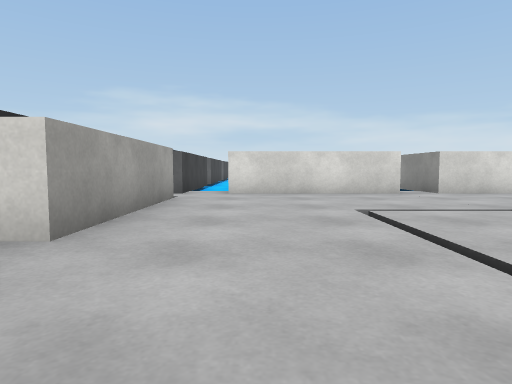
View 1 (above)

24 first-person views from a walk through a scene from a Unity 3-D project. The camera is 0.58 m above the floor, tilts 4° down and sees 75° across. The floor is counted in squares, 1 m on a side. Each view is taken from the middle of a square. On the plan, view 1 faces up. The plan holds only what a view shows up to about 9 squares ahead; the rest is blank. The place goes on beyond the plan. Surface patterns are stand-ins for the level's own textures.

View 2
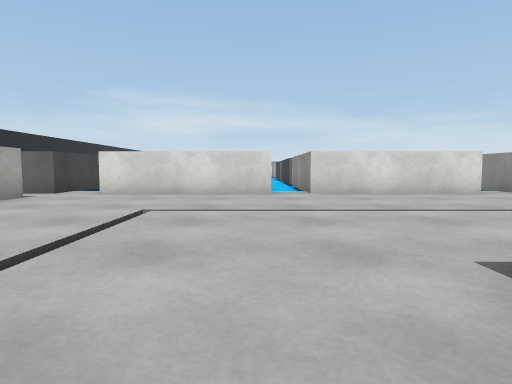

View 3
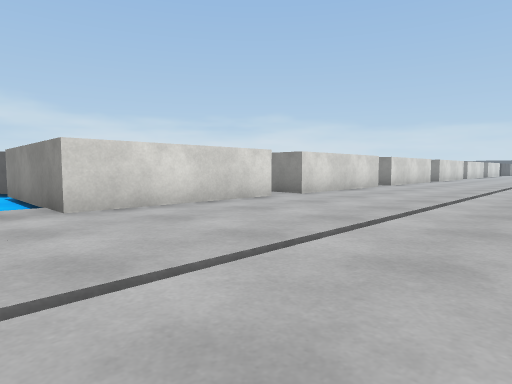

View 4
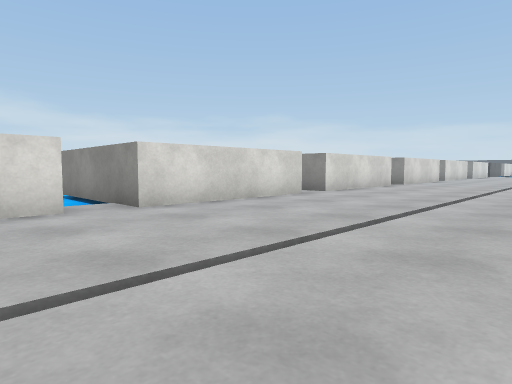

View 5
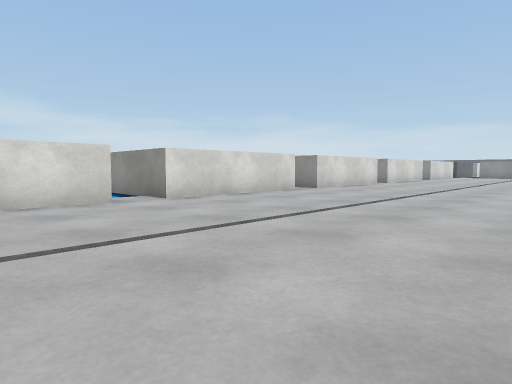

View 6
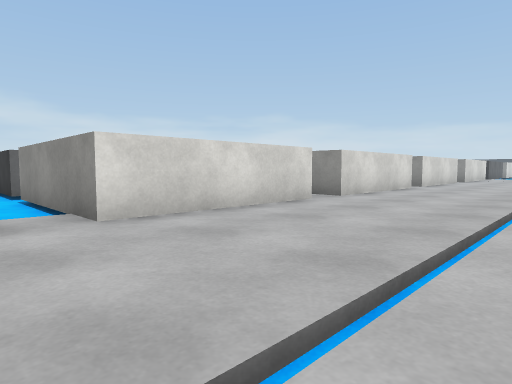

View 7
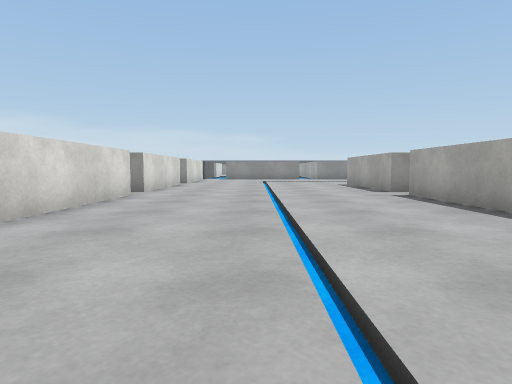

View 8
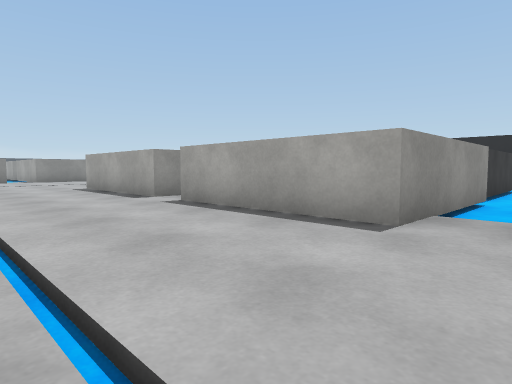

View 9
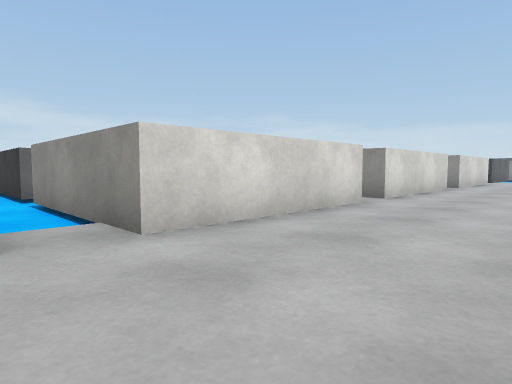

View 10
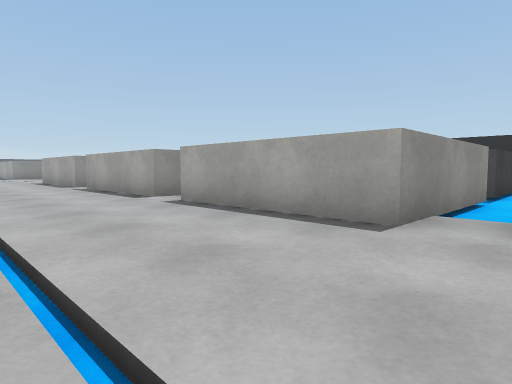

View 11
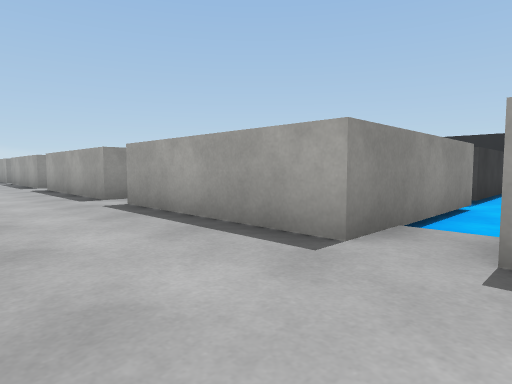

View 12
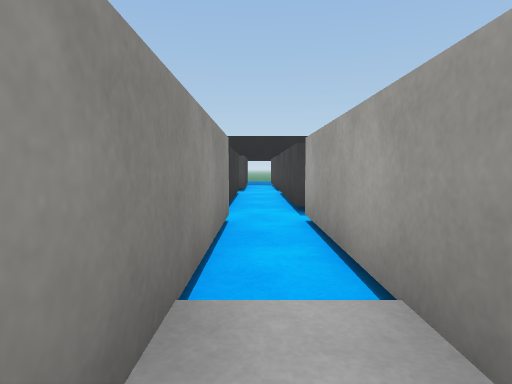

View 13
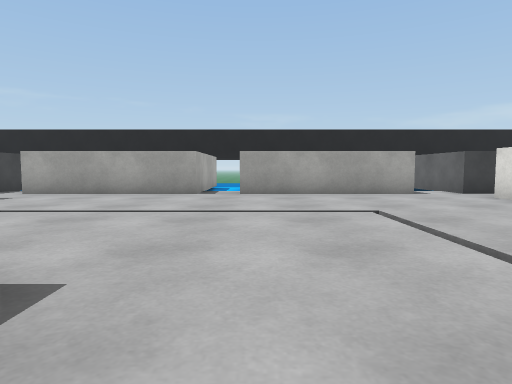

View 14
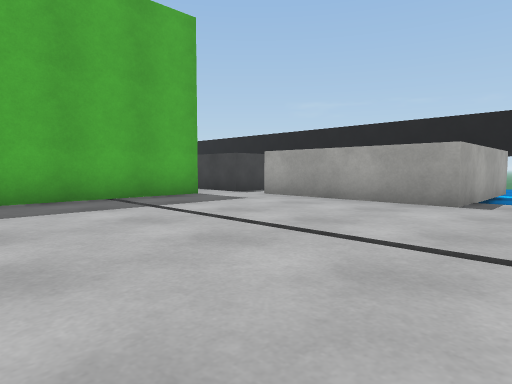

View 15
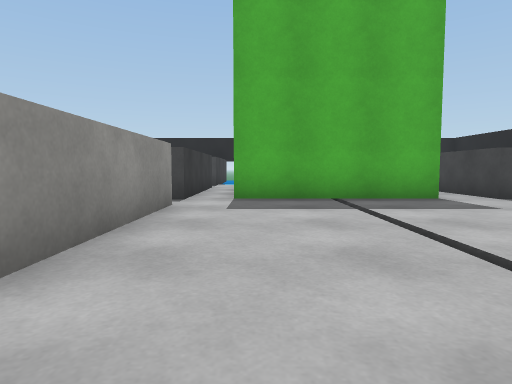

View 16
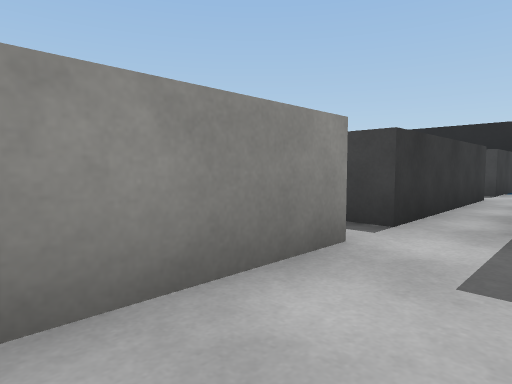

View 17
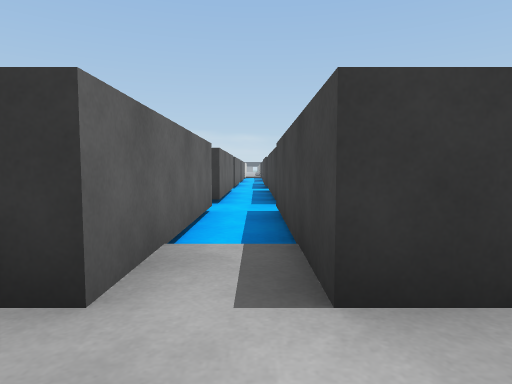

View 18
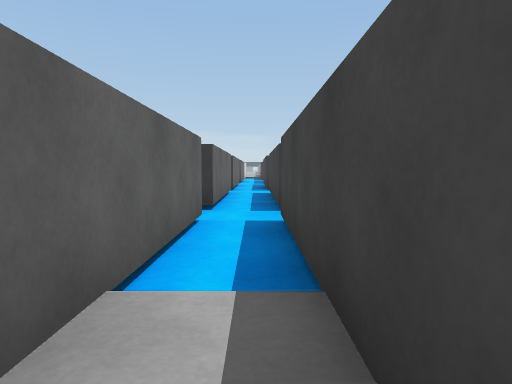

View 19
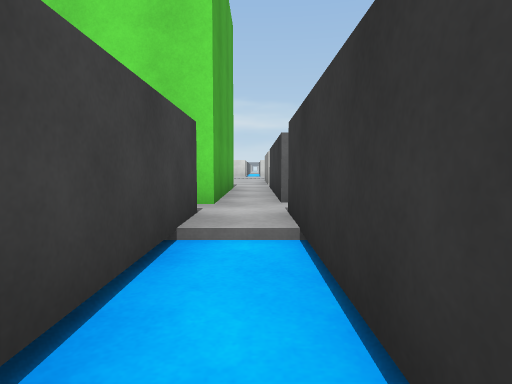

View 20
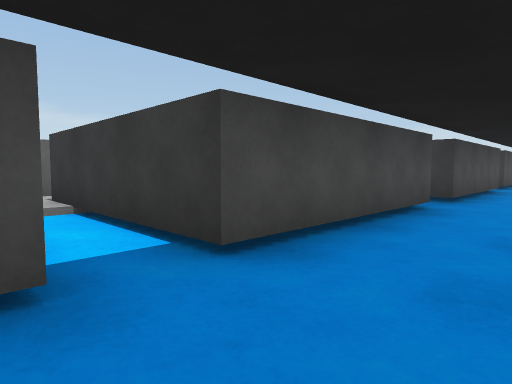

View 21
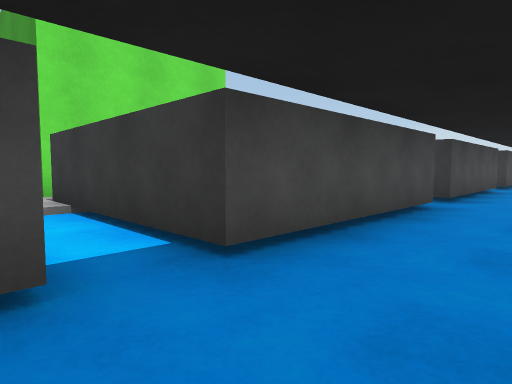

View 22
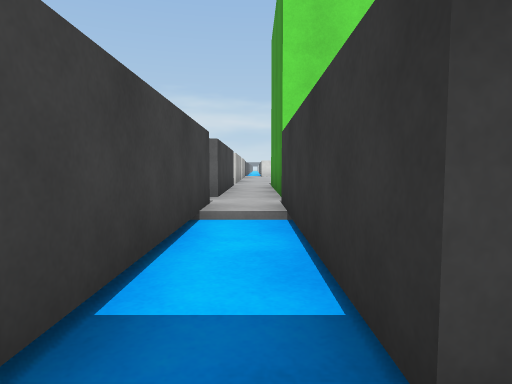

View 23
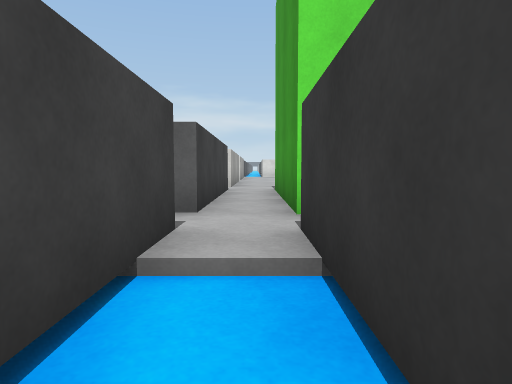

View 24
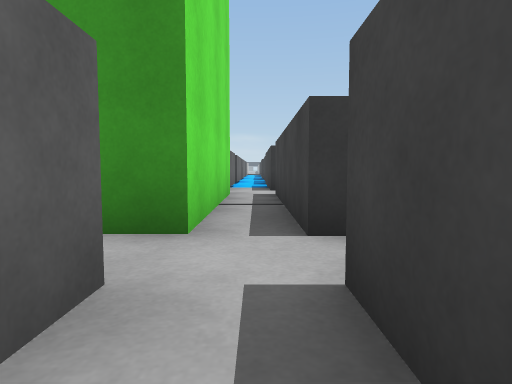

### Floor plan
Points are (right, up) in squares from view 1. A wall is a line through its corners. A room is listed if a view was taken in it or the views show most of it. See-through windows are left out.
Room 1 (views 1, 2, 3, 4, 5, 6, 7, 8, 9, 10, 11, 12, 13, 14, 15, 16)
walls: (8.4, 1.2) (8.4, -2.4); (13.4, 7.8) (9.4, 7.8) (9.4, 11.6); (8.4, 7.8) (4.4, 7.8) (4.4, 11.9); (9.4, -2.4) (9.4, 1.6) (13.4, 1.6); (14.3, -2.4) (14.3, 1.6) (18.4, 1.6); (18.4, 7.8) (14.3, 7.8) (14.3, 11.9); (3.4, 7.8) (-0.8, 7.8); (4.4, -2.4) (4.4, 1.4); (14.3, 12.8) (14.3, 14.2); (19.3, -2.4) (19.3, 1.6) (23.4, 1.6); (19.3, 12.8) (19.3, 14.5); (-1.6, 1.6) (-1.6, -2.4); (-1.6, 6.8) (-1.6, 2.6); (23.4, 7.8) (19.3, 7.8) (19.3, 11.9); (4.4, -7.3) (4.4, -3.3) (5, -3.3); (-1.6, 9) (-1.6, 7.8); (24.3, 0.9) (24.3, 1.6) (26.5, 1.6); (-1.6, -3.5) (-1.6, -7.3); (26.5, 7.8) (24.3, 7.8) (24.3, 8.4); (-0.6, -7.5) (-0.6, -3.5) (3.4, -3.5) (3.4, -7.5)
ways out: opening at (-1, -7) to room 2; opening at (4, -7) to room 3; opening at (-1, -3) to room 4; opening at (-1, 2) to room 4; opening at (-1, 7) to room 4; opening at (8.5, -2.5); opening at (14, -2); opening at (19, -2)
Room 2 (views 17, 23)
walls: (-1.6, -8.3) (-1.6, -12.2); (3.4, -7.5) (-0.6, -7.5); (-0.6, -12.4) (-0.6, -8.3) (3.4, -8.3)
ways out: opening at (-1, -7) to room 1; opening at (3, -8) to room 3; opening at (-1, -12) to room 4; opening at (-1, -8) to room 4
Room 3 (views 18, 19)
walls: (3.4, -8.3) (3.4, -11.2); (8.4, -7.3) (4.4, -7.3); (4.4, -12.4) (4.4, -8.3) (8.4, -8.3)
ways out: opening at (4, -7) to room 1; opening at (3, -8) to room 2; opening at (4, -12) to room 4; opening at (8, -8)
Room 4 (views 20, 21, 22, 24)
walls: (-2.6, -8.3) (-1.6, -8.3); (-1.6, -7.3) (-2.2, -7.3); (-3.1, -3.5) (-1.6, -3.5); (3.4, -12.4) (-0.6, -12.4); (-5.8, 1.6) (-1.6, 1.6); (-1.6, 2.6) (-2.1, 2.6); (8.4, -12.4) (4.4, -12.4); (-1.6, 7.8) (-3.1, 7.8); (13.4, -12.4) (9.2, -12.4)
ways out: opening at (-1, -3) to room 1; opening at (-1, 2) to room 1; opening at (-1, 7) to room 1; opening at (-1, -12) to room 2; opening at (-1, -8) to room 2; opening at (4, -12) to room 3; opening at (9, -12)

Positions as (right, up) in squares from view 1, and headings:
1: (0, 0), facing up
2: (3, 0), facing up
3: (3, 3), facing up-right
4: (7, 3), facing up-right
5: (11, 2), facing up-right
6: (13, 4), facing up-right
7: (16, 5), facing right
8: (18, 5), facing down-right
9: (18, 5), facing up-right
10: (13, 5), facing down-right
11: (8, 4), facing down-right
12: (9, 2), facing down
13: (6, 3), facing left
14: (4, 3), facing down-left
15: (3, 3), facing down
16: (3, 0), facing down-right
17: (3, -8), facing right
18: (4, -8), facing right
19: (4, -12), facing up
20: (3, -14), facing up-right
21: (-2, -14), facing up-right
22: (-1, -13), facing up
23: (-1, -11), facing up
24: (-3, -8), facing right
